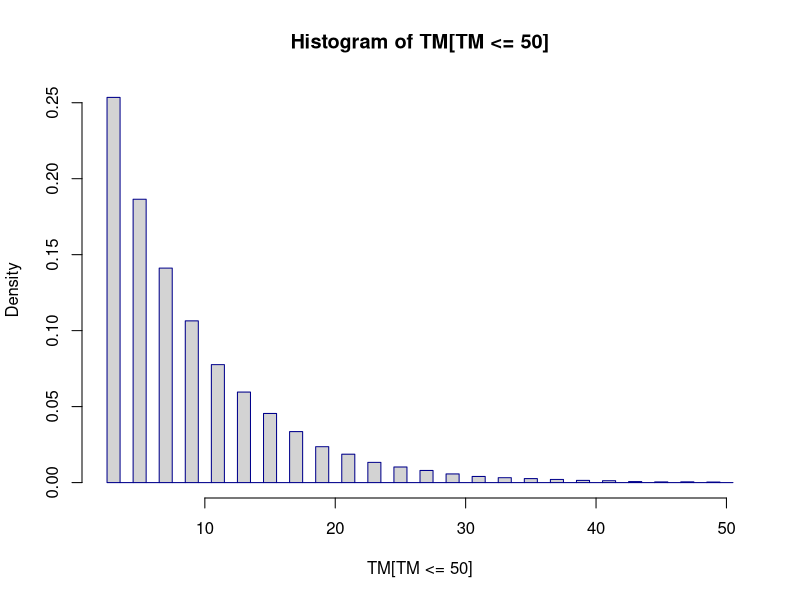

This figure's R source:
smry <- function(X){             # more detailed than built-in 'summary' function
        mu <- mean(X)
        sigma <- sd(X)
        a <- min(X)
        q25 <- quantile(X,0.25)
        q50 <- quantile(X,0.50)
        q75 <- quantile(X,0.75)
        b <- max(X)
        c(mu=mu,sigma=sigma,min=a,q25,q50,q75,max=b)}

cc <- smry(c(1,2,4,4,5,5,5,6,6,7,7,7,7,7))
mode(cc)
# SIMULATION (gambling)

#Suppose you want to play a game that has the following rules:
#
#1. Each play of the game involves repeatedly flipping an unbiased coin
#until the absolute difference between the number of heads tossed and the
#number of tails tossed is 3.
#
#2. If you decide to play the game, you are required to pay $1 for each
#flip of the coin. You are not allowed to quit during a play of the game.
#
#3. You receive $8 at the end of each play of the game.
#
#Thus you win money if the number of flips required is fewer than 8, but you
#lose money if more than 8 flips are required. What is the expected payoff
#(or loss) when playing this game?

n <- 120
x <- rbinom(n,1,0.5)  # n coin tosses (Bernoulli trials)
x
cumsum(x)             # running count of the number of 1s
(1:n)-cumsum(x)         # running count of the number of 0s
abs(1:n-2*cumsum(x))  # absolute difference between these -- we want R to find the threes
x

d <- abs(1:n-2*cumsum(x))
which(d==3)                 # indices corresponding to 3s (possibly none)
min(c(which(d==3),Inf))     # first such index (if none, then infinite)

rnd.trials <- function(m,n)
{    
    sapply(1:m, function(o)
             {
               D <- abs(1:n-2*cumsum(rbinom(n,1,0.5)))
               min(c(which(D==3),Inf))
             })     
}                    

time.start <- proc.time( )
TM <- rnd.trials(50000,120)
time.used <- proc.time( ) - time.start 
cat('User time elapsed:', time.used[1], '\n')

# another timing method
system.time({
     foo <- rnd.trials(50000, 120)
})

TM
smry(TM)                      # ASIDE: TM is simply a vector, hence
                              # smry can be easily applied...

dim(TM) <- c(50000,1)         # ... but I prefer the brevity of the         
t(apply(TM,2,smry))           # following layout (my opinion only)

# the mean time is close to the theoretical value 9
# expected payoff is -1, i.e., you lose $1 on average

#x11()
hist(TM[TM<=50], freq=FALSE, breaks=2.5:50.5, border="darkblue", plot=TRUE)
#graphics.off()   # close plot

# what about using a while loop instead?
# wouldn't this be vastly more efficient?
# if newly generated number is 1, add 1 to running signed total s;
# if 0, add -1 instead; record first time that abs(s)=3

s <- 0
k <- 0
x <- NULL            # clearing x of its previous vector value
while(abs(s)<3)
{
   y <- rbinom(1,1,0.5)
   s <- s+(2*y-1)
   k <- k+1
   x[k] <- y
}
k
x

rnd.TRIALS <- function(m)
{    
    sapply(1:m, function(o)
             {
               s <- 0
               k <- 0
               while(abs(s)<3)
               {
                   s <- s+(2*rbinom(1,1,0.5)-1)
                   k <- k+1
               }
               k
             })     
}                 

time.start <- proc.time( )
TM <- rnd.TRIALS(50000)
time.used <- proc.time( ) - time.start 
cat('User time elapsed:', time.used[1], '\n')

dim(TM) <- c(50000,1)         # regard TM not as a vector, but a column matrix         
t(apply(TM,2,smry))

# no surprising difference between the two methods
# the first method is more concise than the second
# the 120 upper limit might be too small (but very rarely)
# more programmers would probably use the while loop approach


# REFERENCE
#
# S. E. Alm, Simple random walk, 
# http://www.math.uu.se/~sea/kurser/stokprocmn1/slumpvandring_eng.pdf 
